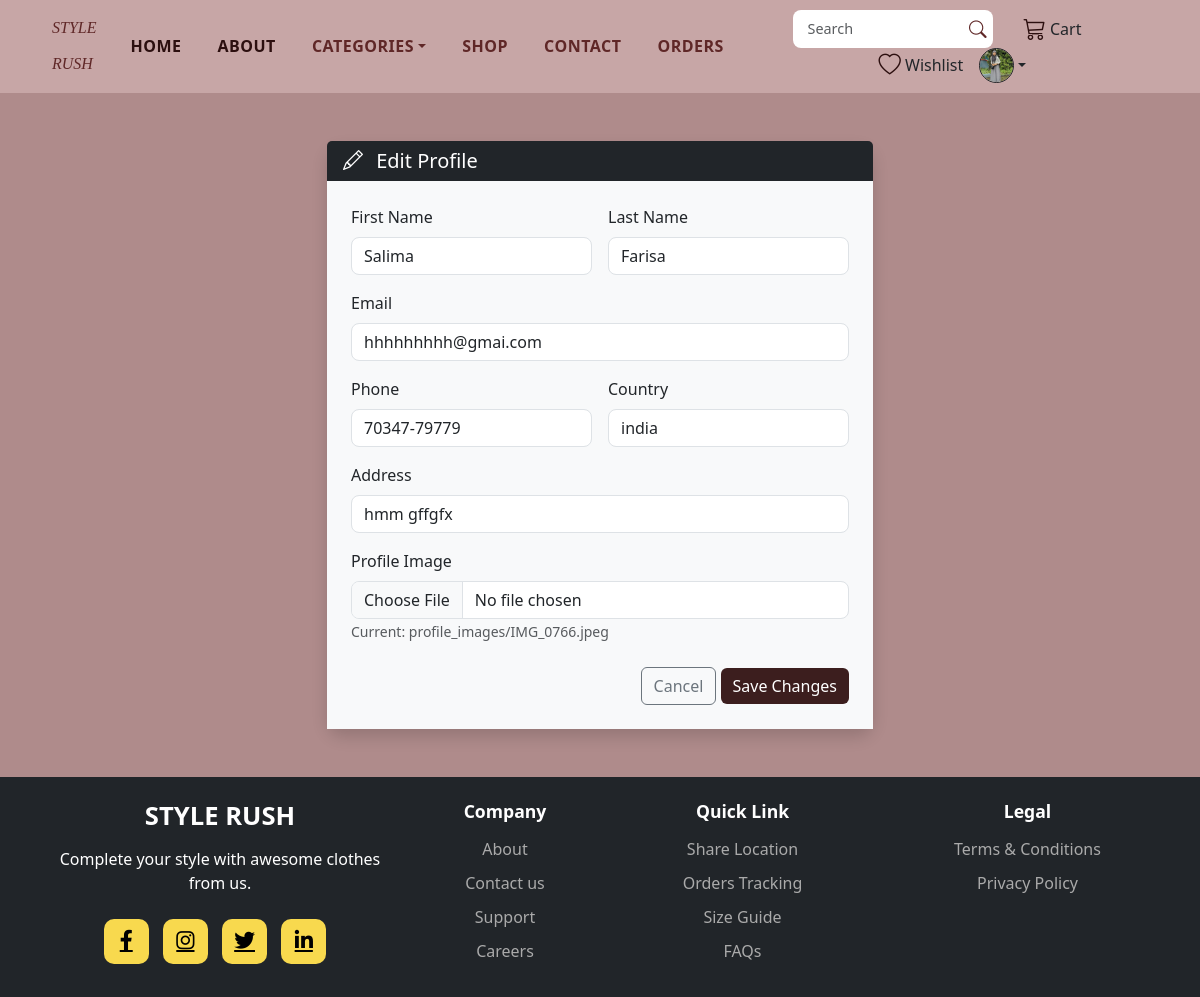
The page /profile/edit/ (signed in) on the database its author committed.
### fashion/models.py (models this page shows, shortened)
class CustomUser(AbstractUser):
    email = models.EmailField(unique=True)
    USERNAME_FIELD = 'username'
    REQUIRED_FIELDS = ['email']

### adminapp/models.py (models this page shows, shortened)
class Customer(models.Model):
    user = models.OneToOneField(settings.AUTH_USER_MODEL, on_delete=models.CASCADE, related_name='profile')
    address = models.CharField(max_length=200, blank=True)
    phone = models.CharField(max_length=15, blank=True)
    country = models.CharField(max_length=100, blank=True)
    profile_image = models.ImageField(upload_to='profile_images/', blank=True, null=True)
    status = models.CharField(max_length=20, choices=[
        ('Active', 'Active'),
        ('Inactive', 'Inactive'),
    ], default='Active')

### product/views.py (the view, shortened to what this page needs)
# urls.py: path('profile/edit/', edit_profile, name='admin_edit_profile'),
@login_required
def edit_profile(request):
    user = request.user
    customer = getattr(user, 'profile', None)
    context = {
        'user': user,
        'customer': customer,
    }
    return render(request, 'user/edit_profile.html', context)

### templates/user/edit_profile.html (shortened to what this page needs)
{% extends "user/base.html" %}
{% load static %}
{% block 'css' %}<link rel="stylesheet" href="{% static 'css/profile.css' %}">{% endblock %}
{% block 'content' %}
{% include "includes/navbar.html" %}
<section class="py-5 profile-section">
    <div class="container">
        <div class="row justify-content-center">
            <div class="col-lg-6">
                <div class="card shadow border-0 rounded-4">
                    <div class="card-header bg-dark text-white">
                        <h5 class="mb-0"><i class="bi bi-pencil me-2"></i> Edit Profile</h5>
                    </div>
                    <div class="card-body bg-light p-4">
                        <form method="POST" enctype="multipart/form-data">
                            <div class="row g-3">
                                <div class="col-md-6">
                                    <label class="form-label">First Name</label>
                                    <input type="text" name="first_name" class="form-control" value="{{ user.first_name }}">
                                </div>
                                <div class="col-md-6">
                                    <label class="form-label">Last Name</label>
                                    <input type="text" name="last_name" class="form-control" value="{{ user.last_name }}">
                                </div>
                                <div class="col-md-12">
                                    <label class="form-label">Email</label>
                                    <input type="email" name="email" class="form-control" value="{{ user.email }}">
                                </div>
                                <div class="col-md-6">
                                    <label class="form-label">Phone</label>
                                    <input type="text" name="phone" class="form-control" value="{{ customer.phone }}">
                                </div>
                                <div class="col-md-6">
                                    <label class="form-label">Country</label>
                                    <input type="text" name="country" class="form-control" value="{{ customer.country }}">
                                </div>
                                <div class="col-md-12">
                                    <label class="form-label">Address</label>
                                    <input type="text" name="address" class="form-control" value="{{ customer.address }}">
                                </div>
                                <div class="col-md-12">
                                    <label class="form-label">Profile Image</label>
                                    <input type="file" name="profile_image" class="form-control">
                                    {% if customer.profile_image %}
                                        <small class="text-muted">Current: {{ customer.profile_image.name }}</small>
                                    {% endif %}
                                </div>
                            </div>
                            <div class="text-end mt-4">
                                <a href="{% url 'profile' %}" class="btn btn-outline-secondary">Cancel</a>
                                <button type="submit" class="btn btn-dark">Save Changes</button>
                            </div>
                        </form>
                    </div>
                </div>
            </div>
        </div>
    </div>
</section>
{% include "includes/footer.html" %}
{% endblock %}

### templates/includes/navbar.html (shortened to what this page needs)
{% load static %}
{% block 'css' %}<link rel="stylesheet" href="{% static "css/navfooter.css" %}">{% endblock %}
<nav class="navbar navbar-expand-lg navbar-custom">
  	<div class="container-fluid">
    	<a class="navbar-brand" href="{% url "home" %}">
      		<span class="brand-line1">STYLE</span><br>
      		<span class="brand-line2">RUSH</span>
    	</a>
		<div class="collapse navbar-collapse" id="navbarNav">
			<ul class="navbar-nav mx-auto text-center">
				<li class="nav-item"><a class="nav-link active" href="{% url 'home' %}">HOME</a></li>
				<li class="nav-item"><a class="nav-link active" href="{% url 'about' %}">ABOUT</a></li>
        		<li class="nav-item dropdown">
          			<a class="nav-link dropdown-toggle" href="#" id="categoryDropdown" role="button"data-bs-toggle="dropdown" aria-expanded="false">CATEGORIES</a>
        		</li>
        		<li class="nav-item"><a class="nav-link" href="{% url "products_list" %}">SHOP</a></li>
        		<li class="nav-item">
  					<a href="#" class="nav-link" data-bs-toggle="modal" data-bs-target="#contactModal">CONTACT</a>
				</li>
				<li class="nav-item"><a class="nav-link" href="{% url "order_list" %}">Orders</a></li>
      		</ul>
			<div class="d-flex align-items-center mt-2 mt-lg-0 flex-wrap justify-content-center">
				<form class="search-form d-flex align-items-center me-3" method="GET" action="{% url 'products_list' %}">
					<div class="search-wrapper position-relative">
						<input class="form-control search-input pe-5" type="search" name="q" placeholder="Search" value="{{ request.GET.q }}">
						<button class="search-btn position-absolute top-50 end-0 translate-middle-y border-0 bg-transparent" type="submit">
							<i class="bi bi-search"></i>
						</button>
					</div>
				</form>
				<a href="{% url 'cart' %}" class="nav-link d-flex align-items-center me-3">
					<i class="bi bi-cart3 nav-icon me-1"></i> Cart
				</a>
				<a href="{% url "wishlist_page" %}" class="nav-link d-flex align-items-center me-2">
					<i class="bi bi-heart nav-icon me-1"></i> Wishlist
				</a>
  				{% if user.is_authenticated %}
					<div class="nav-item dropdown ms-2">
						<a class="nav-link dropdown-toggle d-flex align-items-center" href="#" id="profileDropdown"
						role="button" data-bs-toggle="dropdown" aria-expanded="false">
							{% if user.profile.profile_image %}
        						<img src="{{ user.profile.profile_image.url }}" alt="{{ user.username }}" width="35" height="35" class="rounded-circle border border-1 border-dark object-fit-cover">
    						{% else %}
        						<img src="{% static 'images/default-profile.png' %}" alt="Default" width="35" height="35" class="rounded-circle border border-1 border-dark">
    						{% endif %}
						</a>
					</div>
  				{% else %}
					<div class="d-flex align-items-center ms-2">
						<a href="{% url 'login' %}" class="btn btn-outline-dark btn-sm me-2">Login</a>
						<a href="{% url 'signup' %}" class="btn btn-outline-dark btn-sm">SignUp</a>
					</div>
				{% endif %}
			</div>
		</div>
    </div>
</nav>

### static/css/base.css (style rules this page uses)
html, body { max-width: 100%; overflow-x: hidden !important; background-color: #916d6d; }

### static/css/profile.css (style rules this page uses)
.profile-section { background-color: #af8b8b; min-height: 60vh; }
.card { border-radius: 1rem; }
.card-header { border-bottom: none; }
.card-body { background-color: #e3cccc; }
.btn-dark { background-color: #3b1f1f; border: none; }
input.form-control, textarea.form-control { border-radius: 0.5rem; }

### static/css/navfooter.css (style rules this page uses)
.navbar-custom { background-color: #C7A6A6; padding: 10px 40px; }
.navbar-brand { font-family: "Playfair Display", serif; font-style: italic; color: #5F2727 !important; line-height: 1; }
.navbar-brand .brand-line1, .navbar-brand .brand-line2 { display: block; font-size: 16px; font-weight: 500; }
.navbar-nav .nav-link { color: #5F2727 !important; font-weight: 600; text-transform: uppercase; margin: 0 10px; letter-spacing: 0.5px; }
.navbar-nav .nav-link:hover, .navbar-nav .nav-link.active { color: #2c0f0f !important; }
.search-wrapper { position: relative; width: 200px; }
.search-input { border-radius: 25px; border: none; padding: 8px 40px 8px 15px; font-size: 0.9rem; background-color: #fff; color: #333; transition: all 0.3s ease; }
.search-btn { position: absolute; top: 50%; right: 10px; transform: translateY(-50%); border: none; background: transparent; color: #5F2727; font-size: 1.1rem; cursor: pointer; transition: color 0.3s; }
.btn-dark { background-color: #3c1e1e; border: none; }
.nav-icon { font-size: 1.4rem; color: #2c0f0f; margin-left: 15px; cursor: pointer; transition: 0.3s; }

### rows shown on the page
CustomUser: profile.profile_image (picture), first_name "Salima", last_name "Farisa", email "hhhhhhhhh@gmai.com"
Customer: phone "70347-79779", country "india", address "hmm gffgfx", profile_image.name "profile_images/IMG_0766.jpeg"
